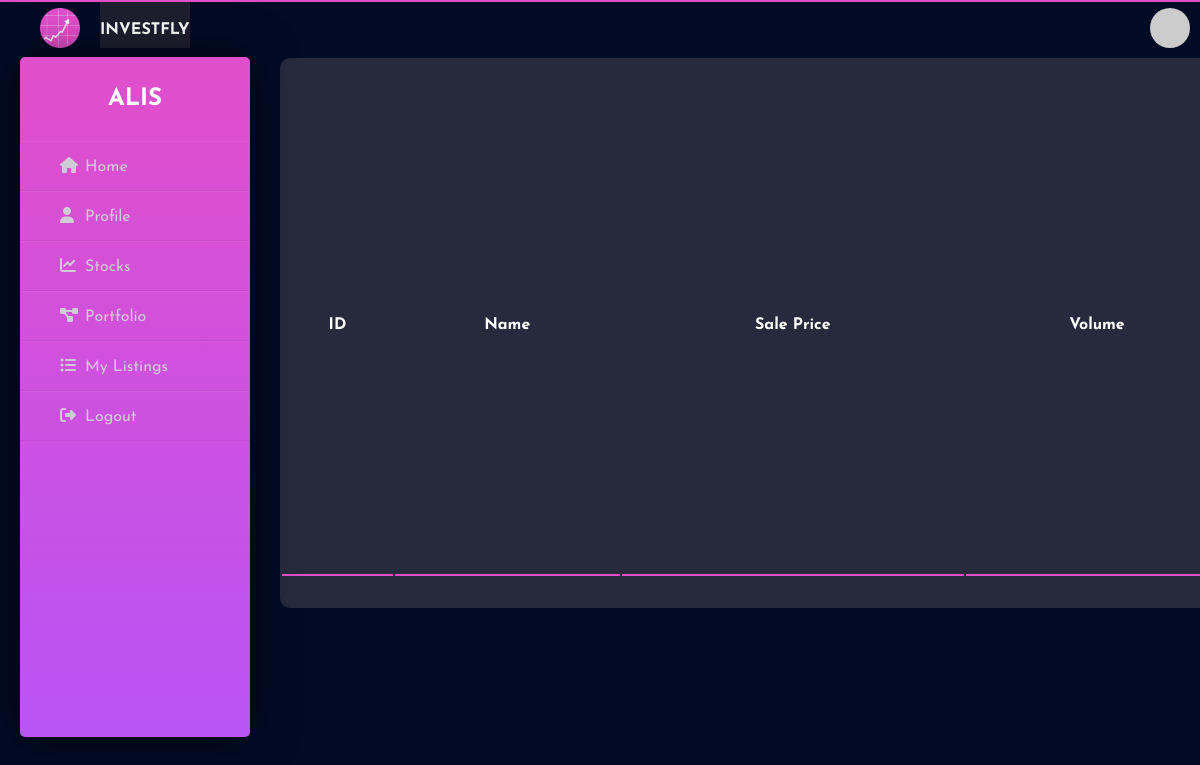
Page /stocks (signed in) on the earlier database version.
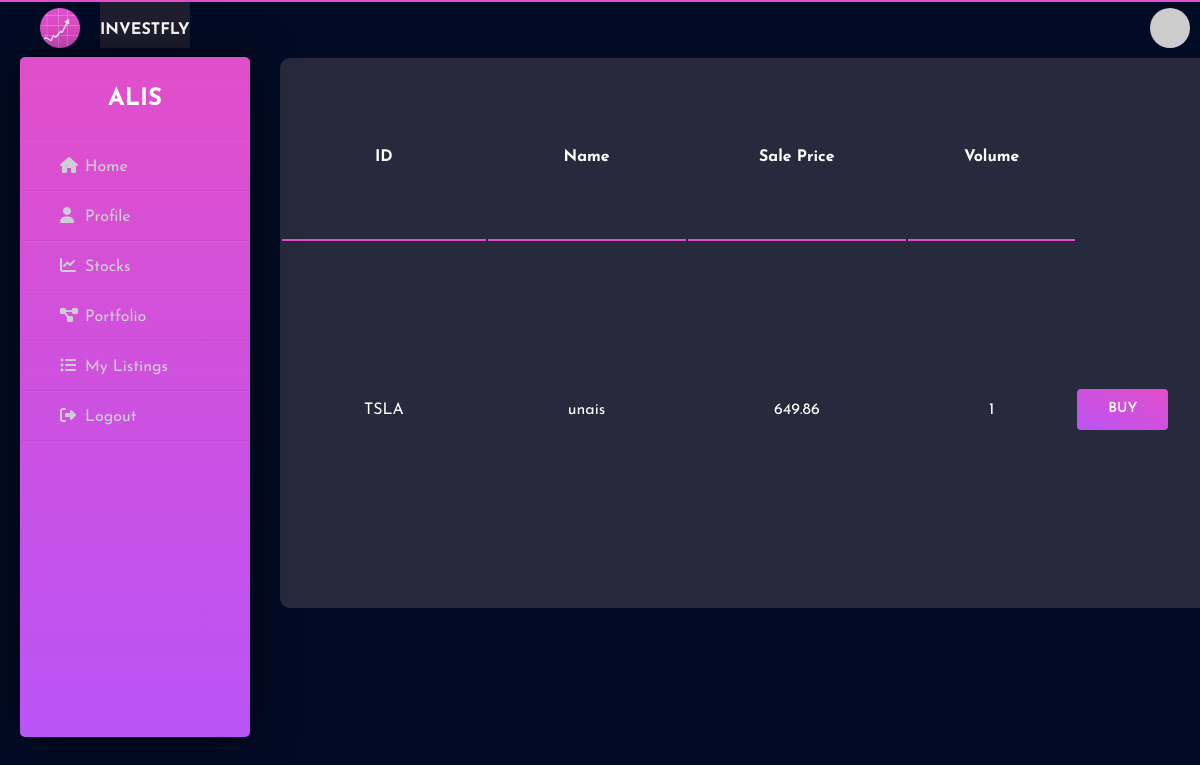
Same page on the later database version.
### app/models.py (models this page shows, shortened)
class available_stocks(db.Model):
    id = db.Column(db.Integer, primary_key=True, nullable=False)
    stock_name = db.Column(db.String, db.ForeignKey('stock.stock_name'), nullable=False)
    seller_id = db.Column(db.Integer, db.ForeignKey('user_login.id',onupdate='CASCADE', ondelete='CASCADE'), nullable=False)
    quantity = db.Column(db.Integer, nullable=False)
    curr_price = db.Column(db.Float, nullable=False)
    def get_list(self):
        return [self.stock_name, self.seller_id, self.curr_price , self.quantity]

class user_login(UserMixin, db.Model):
    id = db.Column(db.Integer, primary_key=True, nullable=False)
    username = db.Column(db.String(64), index=True, unique=True, nullable=False)
    email = db.Column(db.String(120), index=True, unique=True, nullable=False)
    password_hash = db.Column(db.String(128))
    def avatar(self, size):
        digest = md5(self.email.lower().encode('utf-8')).hexdigest()
        return 'https://www.gravatar.com/avatar/{}?d=identicon&s={}'.format(digest, size)

### app/routes.py (the view)
@app.route('/stocks', methods = ['GET' , 'POST'])
@login_required
def stocks():
    headings = ['ID', 'Name', 'Sale Price' ,'Volume']
    sell_s = available_stocks.query.filter((available_stocks.seller_id>current_user.id) | (available_stocks.seller_id<current_user.id)).all()
    sell_stocks = []
    for i in range(len(sell_s)):
        sell_stocks.append(sell_s[i].get_list())
        sell_stocks[i][1] = user_login.query.filter_by(id=sell_s[i].seller_id).first().username
    return render_template('stock.html' , data=sell_stocks , headings=headings)

### app/models.py (called while the page is built)
@app.before_request
def before_request():
    session.permanent = True
    app.permanent_session_lifetime = timedelta(seconds=600)

@login.user_loader
def load_user(id):
    return user_login.query.get(int(id))

### app/templates/stock.html (shortened to what this page needs)
{% extends "base2.html" %}
{% block head %}
    <link rel= "stylesheet" type= "text/css" href= "{{url_for('static',filename='css/portfolio.css')}}">
{% endblock %}
{% block content %}
<div class=row1>
    <table class="table">
      <tr class="tab_head">
          {% for header in headings %}
          <th class="tab_b">{{ header }}</th>
          {% endfor %}
      </tr>
      {% for row in data %}
      <tr>
          {% for cell in row %}
          <td class="tab_body">{{ cell }}</td>
          {% endfor %}
          <td><a href="{{url_for('buyListing',s_name=row)}}" id="myBtn" class="btn btn-fill btn-primary">BUY</a></td>
      </tr>
      {% endfor %}
   </table>
</div>
{% endblock %}

Differences in the rows shown:
added available_stocks: stock_name "TSLA", curr_price "649.86"
now on this page (row unchanged): user_login: username "unais"
Other differences:
new list line: "1 BUY"
